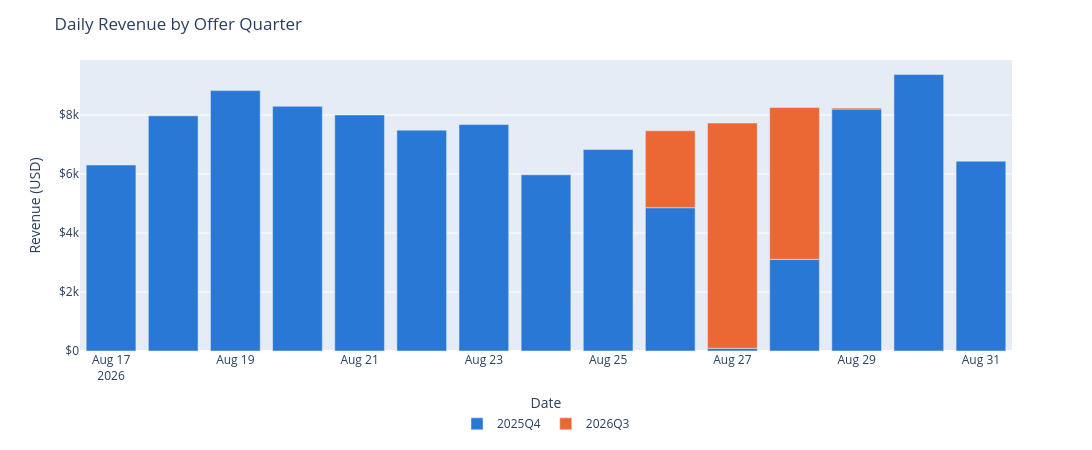
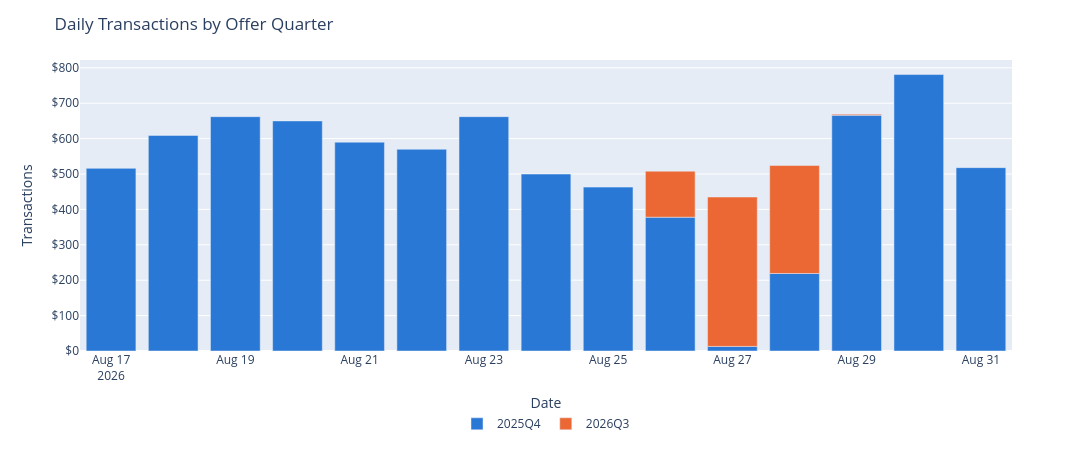
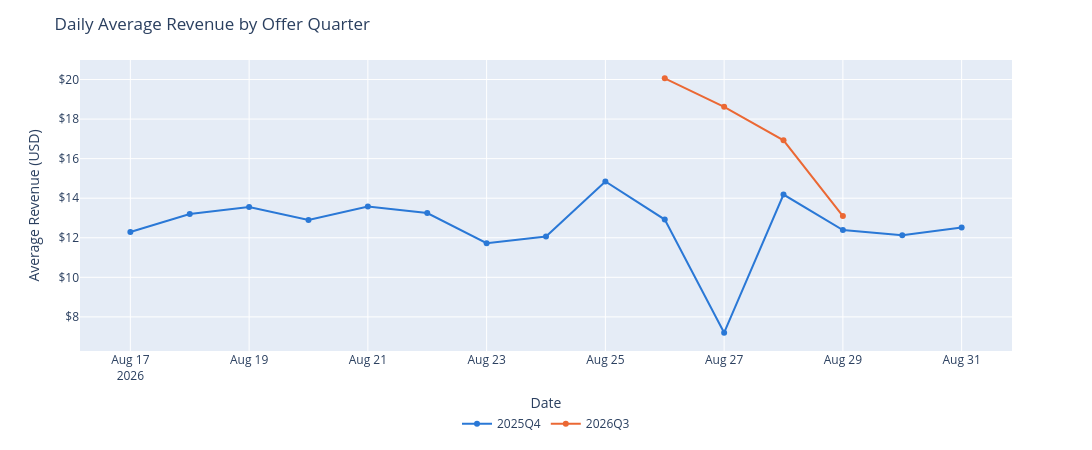

These figures' notebook cell, in order:
### Code cell
daily_by_quarter = data.groupby(['dt', 'offer_quarter'], as_index=False).agg(
    usd_revenue=('usd_revenue', 'sum'),
    n_trans=('n_trans', 'sum'),
    avg_usd_revenue=('usd_revenue', 'mean'),
    avg_price_point_usd=('price_point_usd', 'mean')
).sort_values('dt')

quarter_colors = {'2025Q4': '#2a78d6', '2026Q3': '#eb6834'}

# Daily revenue per transaction by day and quarter

fig = px.bar(
    daily_by_quarter, x='dt', y='usd_revenue', color='offer_quarter',
    color_discrete_map=quarter_colors,
    custom_data=['n_trans'],
)
fig.update_traces(
    #mode='lines+markers',
    hovertemplate='Date: %{x|%Y-%m-%d}<br>Revenue: $%{y:,.0f}<br>Transactions: %{customdata[0]:,.0f}<extra></extra>',
)
fig.update_layout(
    title='Daily Revenue by Offer Quarter',
    xaxis=dict(title='Date'),
    yaxis=dict(title='Revenue (USD)', tickprefix='$'),
    height=450, width=1100,
    legend=dict(orientation='h', yanchor='bottom', y=-0.3, xanchor='center', x=0.5, title=None),
)
fig.show()

# Daily transactions by day and quarter

fig = px.bar(
    daily_by_quarter, x='dt', y='n_trans', color='offer_quarter',
    color_discrete_map=quarter_colors,
    custom_data=['n_trans'],
)
fig.update_traces(
    #mode='lines+markers',
    hovertemplate='Date: %{x|%Y-%m-%d}<br>Transactions: %{y:,.0f}<br>Transactions: %{customdata[0]:,.0f}<extra></extra>',
)
fig.update_layout(
    title='Daily Transactions by Offer Quarter',
    xaxis=dict(title='Date'),
    yaxis=dict(title='Transactions', tickprefix='$'),
    height=450, width=1100,
    legend=dict(orientation='h', yanchor='bottom', y=-0.3, xanchor='center', x=0.5, title=None),
)
fig.show()

# Average revenue per transaction by day and quarter

fig = px.line(
    daily_by_quarter, x='dt', y='avg_usd_revenue', color='offer_quarter',
    color_discrete_map=quarter_colors,
    custom_data=['n_trans'],
)
fig.update_traces(
    mode='lines+markers',
    hovertemplate='Date: %{x|%Y-%m-%d}<br>Average Revenue: $%{y:,.2f}<br>Transactions: %{customdata[0]:,.0f}<extra></extra>',
)
fig.update_layout(
    title='Daily Average Revenue by Offer Quarter',
    xaxis=dict(title='Date'),
    yaxis=dict(title='Average Revenue (USD)', tickprefix='$'),
    height=450, width=1100,
    legend=dict(orientation='h', yanchor='bottom', y=-0.3, xanchor='center', x=0.5, title=None),
)
fig.show()



# Average price_point  by day and quarter

fig = px.line(
    daily_by_quarter, x='dt', y='avg_price_point_usd', color='offer_quarter',
    color_discrete_map=quarter_colors,
    custom_data=['n_trans'],
)
fig.update_traces(
    mode='lines+markers',
    hovertemplate='Date: %{x|%Y-%m-%d}<br>Average Price Point: $%{y:,.2f}<br>Transactions: %{customdata[0]:,.0f}<extra></extra>',
)
fig.update_layout(
    title='Daily Average Price Point by Offer Quarter',
    xaxis=dict(title='Date'),
    yaxis=dict(title='Average Price Point (USD)', tickprefix='$'),
    height=450, width=1100,
    legend=dict(orientation='h', yanchor='bottom', y=-0.3, xanchor='center', x=0.5, title=None),
)
fig.show()

### Figure 1 — Plotly figure (JSON) as saved in the notebook; plotly's stock layout.template omitted (floating-point values rounded to 4 significant figures)
{"data": [{"customdata": [[516], [609], [662], [650], [590], [570], [662], [500], [463], [378], [13], [219], [666], [781], [518]], "hovertemplate": "Date: %{x|%Y-%m-%d}<br>Revenue: $%{y:,.0f}<br>Transactions: %{customdata[0]:,.0f}<extra></extra>", "legendgroup": "2025Q4", "marker": {"color": "#2a78d6", "pattern": {"shape": ""}}, "name": "2025Q4", "orientation": "v", "showlegend": true, "textposition": "auto", "type": "bar", "x": ["2026-08-17", "2026-08-18", "2026-08-19", "2026-08-20", "2026-08-21", "2026-08-22", "2026-08-23", "2026-08-24", "2026-08-25", "2026-08-26", "2026-08-27", "2026-08-28", "2026-08-29", "2026-08-30", "2026-08-31"], "xaxis": "x", "y": [6305.0, 7971.0, 8827.0, 8294.0, 8001.0, 7488.0, 7678.0, 5973.0, 6829.0, 4858.0, 93.6, 3106.0, 8203.0, 9372.0, 6434.0], "yaxis": "y"}, {"customdata": [[130], [422], [305], [3]], "hovertemplate": "Date: %{x|%Y-%m-%d}<br>Revenue: $%{y:,.0f}<br>Transactions: %{customdata[0]:,.0f}<extra></extra>", "legendgroup": "2026Q3", "marker": {"color": "#eb6834", "pattern": {"shape": ""}}, "name": "2026Q3", "orientation": "v", "showlegend": true, "textposition": "auto", "type": "bar", "x": ["2026-08-26", "2026-08-27", "2026-08-28", "2026-08-29"], "xaxis": "x", "y": [2608.0, 7634.0, 5147.0, 39.29], "yaxis": "y"}], "layout": {"barmode": "relative", "height": 450, "legend": {"orientation": "h", "title": {}, "tracegroupgap": 0, "x": 0.5, "xanchor": "center", "y": -0.3, "yanchor": "bottom"}, "margin": {"t": 60}, "title": {"text": "Daily Revenue by Offer Quarter"}, "width": 1100, "xaxis": {"anchor": "y", "domain": [0, 1], "title": {"text": "Date"}}, "yaxis": {"anchor": "x", "domain": [0, 1], "tickprefix": "$", "title": {"text": "Revenue (USD)"}}}}

### Figure 2 — Plotly figure (JSON) as saved in the notebook; plotly's stock layout.template omitted (floating-point values rounded to 4 significant figures)
{"data": [{"customdata": [[516], [609], [662], [650], [590], [570], [662], [500], [463], [378], [13], [219], [666], [781], [518]], "hovertemplate": "Date: %{x|%Y-%m-%d}<br>Transactions: %{y:,.0f}<br>Transactions: %{customdata[0]:,.0f}<extra></extra>", "legendgroup": "2025Q4", "marker": {"color": "#2a78d6", "pattern": {"shape": ""}}, "name": "2025Q4", "orientation": "v", "showlegend": true, "textposition": "auto", "type": "bar", "x": ["2026-08-17", "2026-08-18", "2026-08-19", "2026-08-20", "2026-08-21", "2026-08-22", "2026-08-23", "2026-08-24", "2026-08-25", "2026-08-26", "2026-08-27", "2026-08-28", "2026-08-29", "2026-08-30", "2026-08-31"], "xaxis": "x", "y": [516, 609, 662, 650, 590, 570, 662, 500, 463, 378, 13, 219, 666, 781, 518], "yaxis": "y"}, {"customdata": [[130], [422], [305], [3]], "hovertemplate": "Date: %{x|%Y-%m-%d}<br>Transactions: %{y:,.0f}<br>Transactions: %{customdata[0]:,.0f}<extra></extra>", "legendgroup": "2026Q3", "marker": {"color": "#eb6834", "pattern": {"shape": ""}}, "name": "2026Q3", "orientation": "v", "showlegend": true, "textposition": "auto", "type": "bar", "x": ["2026-08-26", "2026-08-27", "2026-08-28", "2026-08-29"], "xaxis": "x", "y": [130, 422, 305, 3], "yaxis": "y"}], "layout": {"barmode": "relative", "height": 450, "legend": {"orientation": "h", "title": {}, "tracegroupgap": 0, "x": 0.5, "xanchor": "center", "y": -0.3, "yanchor": "bottom"}, "margin": {"t": 60}, "title": {"text": "Daily Transactions by Offer Quarter"}, "width": 1100, "xaxis": {"anchor": "y", "domain": [0, 1], "title": {"text": "Date"}}, "yaxis": {"anchor": "x", "domain": [0, 1], "tickprefix": "$", "title": {"text": "Transactions"}}}}

### Figure 3 — Plotly figure (JSON) as saved in the notebook; plotly's stock layout.template omitted (floating-point values rounded to 4 significant figures)
{"data": [{"customdata": [[516], [609], [662], [650], [590], [570], [662], [500], [463], [378], [13], [219], [666], [781], [518]], "hovertemplate": "Date: %{x|%Y-%m-%d}<br>Average Revenue: $%{y:,.2f}<br>Transactions: %{customdata[0]:,.0f}<extra></extra>", "legendgroup": "2025Q4", "line": {"color": "#2a78d6", "dash": "solid"}, "marker": {"symbol": "circle"}, "mode": "lines+markers", "name": "2025Q4", "orientation": "v", "showlegend": true, "type": "scatter", "x": ["2026-08-17", "2026-08-18", "2026-08-19", "2026-08-20", "2026-08-21", "2026-08-22", "2026-08-23", "2026-08-24", "2026-08-25", "2026-08-26", "2026-08-27", "2026-08-28", "2026-08-29", "2026-08-30", "2026-08-31"], "xaxis": "x", "y": [12.29, 13.2, 13.56, 12.9, 13.58, 13.25, 11.72, 12.07, 14.85, 12.92, 7.2, 14.18, 12.39, 12.12, 12.52], "yaxis": "y"}, {"customdata": [[130], [422], [305], [3]], "hovertemplate": "Date: %{x|%Y-%m-%d}<br>Average Revenue: $%{y:,.2f}<br>Transactions: %{customdata[0]:,.0f}<extra></extra>", "legendgroup": "2026Q3", "line": {"color": "#eb6834", "dash": "solid"}, "marker": {"symbol": "circle"}, "mode": "lines+markers", "name": "2026Q3", "orientation": "v", "showlegend": true, "type": "scatter", "x": ["2026-08-26", "2026-08-27", "2026-08-28", "2026-08-29"], "xaxis": "x", "y": [20.06, 18.62, 16.93, 13.1], "yaxis": "y"}], "layout": {"height": 450, "legend": {"orientation": "h", "title": {}, "tracegroupgap": 0, "x": 0.5, "xanchor": "center", "y": -0.3, "yanchor": "bottom"}, "margin": {"t": 60}, "title": {"text": "Daily Average Revenue by Offer Quarter"}, "width": 1100, "xaxis": {"anchor": "y", "domain": [0, 1], "title": {"text": "Date"}}, "yaxis": {"anchor": "x", "domain": [0, 1], "tickprefix": "$", "title": {"text": "Average Revenue (USD)"}}}}
